Frame 1 (no input): blank canvas, image omitted
Frame 60 (no input): blank canvas, image omitted
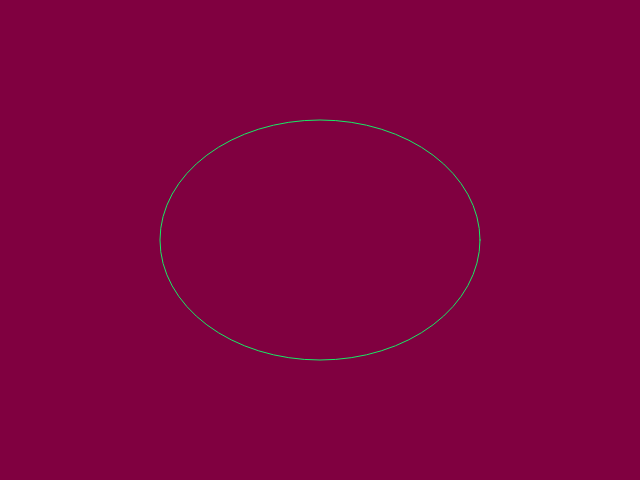
Frame 120 (the mouse pressed at the canvas centre since frame 60)

The p5.js sketch whose frames 1 and 60 were blank and that drew this single picture after the mouse press (run headless with seeded random() and noise() and a simulated clock; from frame 60 on, the mouse is pressed at the canvas centre):

// p5.js sketch
// ── sketch.js
function setup() {
  createCanvas(640, 480);
  background(01, 122, 183);
  
  noFill();

    stroke(24, 234, 102);
    
}
/*
    var x;

    x = 1;
    ellipse(x * 150, 100, 50, 50);

    x = 2;
    ellipse(x * 150, 100, 50, 50);

    x = 3;
    ellipse(x * 150, 100, 50, 50);
*/
function draw(){
//for (시작상태; 반복하는 조건; 증가값)

  background(128, 0, 64);

  ellipse(320, 240, mouseX, mouseY);

 
}
